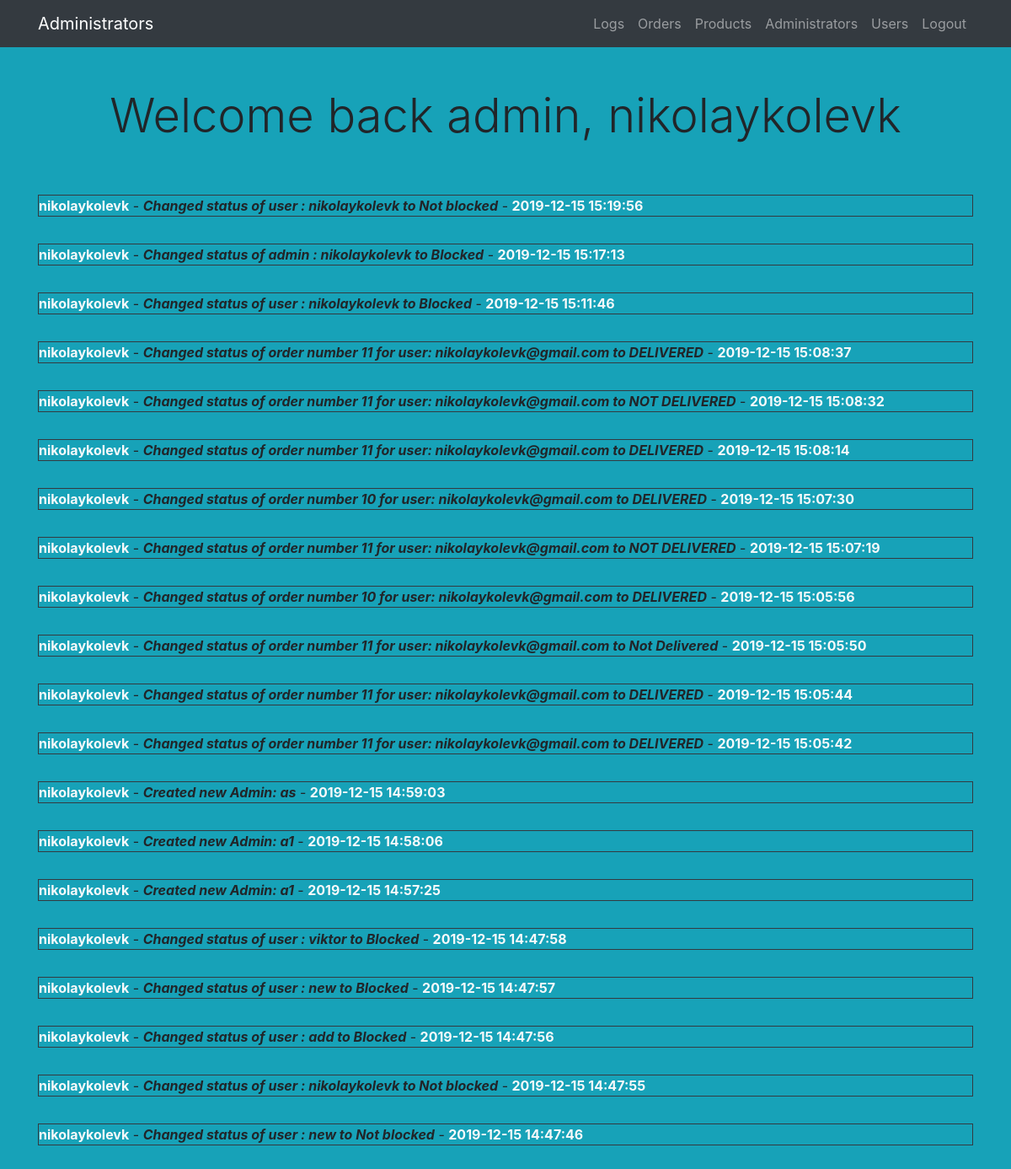
Page /admin.php (signed in) on the committed database.
### tables this page shows
CREATE TABLE `adminlogs` (
  `ID` int(11) NOT NULL,
  `adminID` int(11) NOT NULL,
  `action` int(11) NOT NULL,
  `date` datetime NOT NULL DEFAULT current_timestamp(),
  `message` text DEFAULT NULL
);

### system/php/admin/adminLogsDisplay.php (the view, shortened to what this page needs)
<?php
include ("dbConn.php");
$stmt = $conn->prepare("SELECT * FROM adminlogs ORDER BY ID DESC LIMIT 20;");
$stmt->execute();
while ($result = $stmt->fetch()) {
    $msg = $result["message"];
    $date = $result["date"];
    $logAdminID = $result["adminID"];
    $stmt2 = $conn->prepare("SELECT * FROM admins WHERE ID=:adminID");
    $stmt2->bindParam(':adminID', $logAdminID);
    $stmt2->execute();
    $logAdmin = $stmt2->fetch();
    $adminName = $logAdmin["username"];
    echo "<div class='my-1 border border-dark'> <b class='text-light'>".$adminName . "</b> - <i><b>" . $msg . "</b></i> - <b class='text-light'>" . $date."</b> </div> <br>";
}
?>

### admin.php (shortened to what this page needs)
<!DOCTYPE html>
<html>
<head>
<link rel="stylesheet" type="text/css"
	href="system/css/bootstrap.min.css">
<link rel="stylesheet" type="text/css" href="system/css/style.css">
<link rel="stylesheet" type="text/css" href="system/css/shop-homepage.css">
<link href="system/css/style.css" rel="stylesheet">
</head>
<body class="bg-info">
	<div class="container pt-4 p-5 text-center">
  	<?php if (isset($_SESSION['success'])) : ?>
			<h1 class="display-4">
          <?php
    echo $_SESSION['success'];
    ?>
      	</h1>
  	<?php endif ?>
		</div>
	<?php include("inc/admin/adminNavigation.php")?>
	<div class="container">
	<?php include("system/php/admin/adminLogsDisplay.php")?>
	</div>
</body>
</html>

### inc/admin/adminNavigation.php (shortened to what this page needs)
<nav class="navbar navbar-expand-lg navbar-dark bg-dark fixed-top">
	<div class="container">
		<a class="navbar-brand" href="/education/issue7/storeApp/admin.php">Administrators</a>
		<div class="collapse navbar-collapse" id="navbarResponsive">
			<ul class="navbar-nav ml-auto">
				<li class="nav-item"><a class="nav-link"
					href="/education/issue7/storeApp/admin.php">Logs </a></li>
				<li class="nav-item"><a class="nav-link" href="adminOrders.php">Orders</a></li>
				<li class="nav-item"><a class="nav-link" href="adminProducts.php">Products</a></li>
				<li class="nav-item"><a class="nav-link" href="adminManage.php">Administrators</a></li>
				<li class="nav-item"><a class="nav-link" href="adminUsers.php">Users</a></li>
				<li class="nav-item"><a class="nav-link" href="admin.php?logout='1'">Logout</a></li>
			</ul>
		</div>
	</div>
</nav>

### system/css/shop-homepage.css (style rules this page uses)
body { padding-top: 56px; }

### rows in the picture
adminlogs: adminID.username "nikolaykolevk", message "Changed status of user : nikolaykolevk to Not blocked", date "2019-12-15 15:19:56"
adminlogs: adminID.username "nikolaykolevk", message "Changed status of admin : nikolaykolevk to Blocked", date "2019-12-15 15:17:13"
adminlogs: adminID.username "nikolaykolevk", message "Changed status of user : nikolaykolevk to Blocked", date "2019-12-15 15:11:46"
adminlogs: adminID.username "nikolaykolevk", message "Changed status of order number 11 for user: nikolaykolevk@gmail.com to DELIVERED", date "2019-12-15 15:08:37"
adminlogs: adminID.username "nikolaykolevk", message "Changed status of order number 11 for user: nikolaykolevk@gmail.com to NOT DELIVERED", date "2019-12-15 15:08:32"
adminlogs: adminID.username "nikolaykolevk", message "Changed status of order number 11 for user: nikolaykolevk@gmail.com to DELIVERED", date "2019-12-15 15:08:14"
adminlogs: adminID.username "nikolaykolevk", message "Changed status of order number 10 for user: nikolaykolevk@gmail.com to DELIVERED", date "2019-12-15 15:07:30"
adminlogs: adminID.username "nikolaykolevk", message "Changed status of order number 11 for user: nikolaykolevk@gmail.com to NOT DELIVERED", date "2019-12-15 15:07:19"
adminlogs: adminID.username "nikolaykolevk", message "Changed status of order number 10 for user: nikolaykolevk@gmail.com to DELIVERED", date "2019-12-15 15:05:56"
adminlogs: adminID.username "nikolaykolevk", message "Changed status of order number 11 for user: nikolaykolevk@gmail.com to Not Delivered", date "2019-12-15 15:05:50"
adminlogs: adminID.username "nikolaykolevk", message "Changed status of order number 11 for user: nikolaykolevk@gmail.com to DELIVERED", date "2019-12-15 15:05:44"
adminlogs: adminID.username "nikolaykolevk", message "Changed status of order number 11 for user: nikolaykolevk@gmail.com to DELIVERED", date "2019-12-15 15:05:42"
adminlogs: adminID.username "nikolaykolevk", message "Created new Admin: as", date "2019-12-15 14:59:03"
adminlogs: adminID.username "nikolaykolevk", message "Created new Admin: a1", date "2019-12-15 14:58:06"
adminlogs: adminID.username "nikolaykolevk", message "Created new Admin: a1", date "2019-12-15 14:57:25"
adminlogs: adminID.username "nikolaykolevk", message "Changed status of user : viktor to Blocked", date "2019-12-15 14:47:58"
adminlogs: adminID.username "nikolaykolevk", message "Changed status of user : new to Blocked", date "2019-12-15 14:47:57"
adminlogs: adminID.username "nikolaykolevk", message "Changed status of user : add to Blocked", date "2019-12-15 14:47:56"
adminlogs: adminID.username "nikolaykolevk", message "Changed status of user : nikolaykolevk to Not blocked", date "2019-12-15 14:47:55"
adminlogs: adminID.username "nikolaykolevk", message "Changed status of user : new to Not blocked", date "2019-12-15 14:47:46"

### other values in the picture
$_SESSION['success'] "Welcome back admin, nikolaykolevk"
